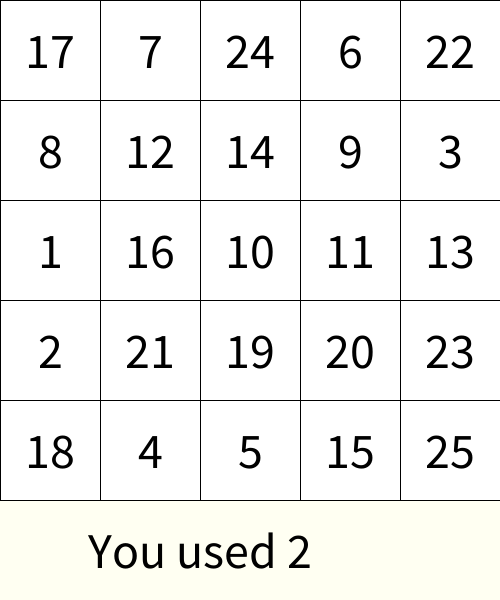
Frame 1 (no input)
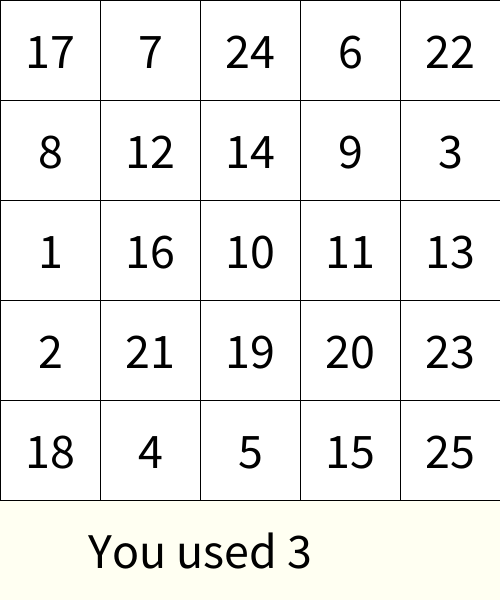
Frame 60 (the mouse pressed at the canvas centre just before this capture)
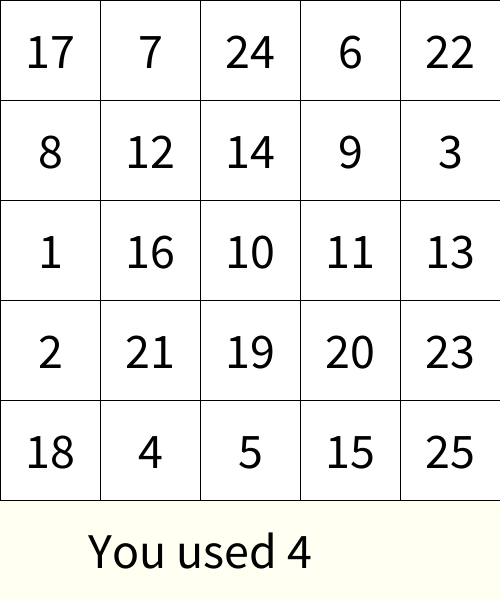
Frame 120 (the mouse held since frame 60 and released just before this capture)

The Processing sketch that drew these frames (run headless with seeded random() and noise(); from frame 60 on, the mouse is pressed at the canvas centre):

// Processing sketch: week06_7_schulte_table07_millis
// ── week06_7_schulte_table07_millis.pde
//week06_7_schulte_table07_millis
int [] used=new int[26];
int [][] table=new int[5][5];
void setup(){
  size(500,600);
  textSize(50);
  textAlign(CENTER,CENTER);
  for(int i=0;i<5;i++){
    for(int j=0;j<5;j++){
      int now=int(random(1,26));
      while(used[now]==1) now=int(random(1,26));
      table[i][j]=now;
      used[now]=1;
    }
  }
}
int [][] pressed=new int[5][5];
void draw(){
  background(#FFFFF2);
    for(int i=0;i<5;i++){
      for(int j=0;j<5;j++){
        if(pressed[i][j]==1)fill(128);
        else fill(255);
        rect(j*100,i*100,100,100);
        fill(0);text(""+table[i][j],50+j*100,50+i*100);
    }
  }
  text("You used "+millis()/1000,200,550);
}
int want=1;
void mousePressed(){
  int i=mouseY/100,j=mouseX/100;
  if(table[i][j]==want){
    pressed[i][j]=1;
    want++;
  }
}
